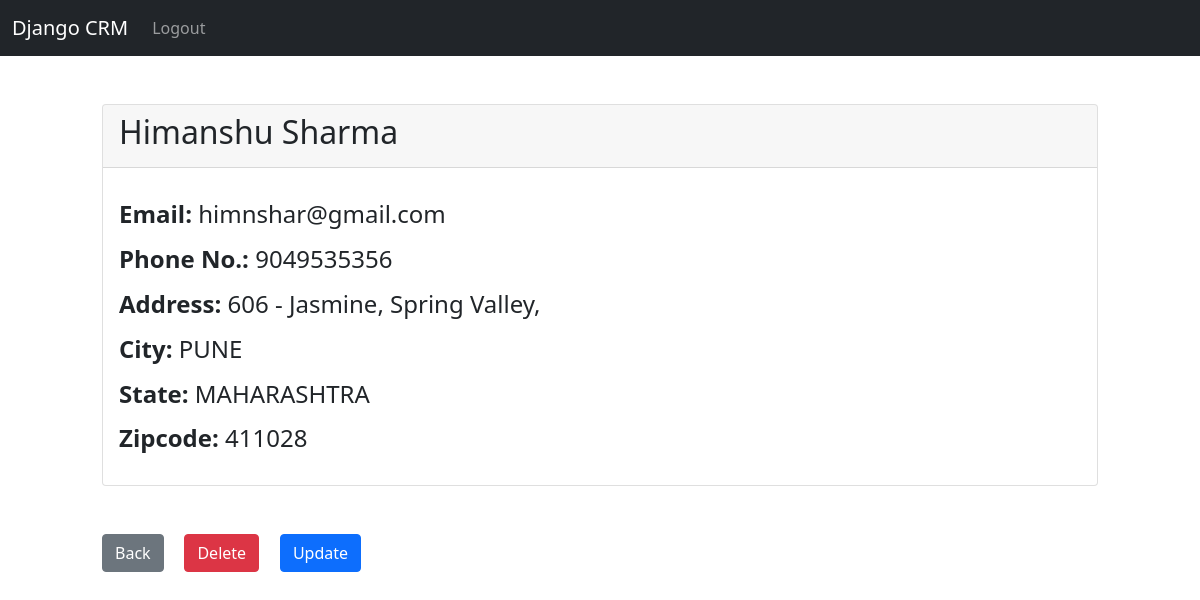
The page /record/1 (signed in) on the database its author committed.
### website/models.py (models this page shows, shortened)
class Records(models.Model):
    created_at = models.DateTimeField(auto_now_add = True)
    first_name = models.CharField(max_length = 50)
    last_name = models.CharField(max_length = 50)
    email = models.EmailField(max_length = 100)
    phone = models.CharField(max_length = 50)
    address = models.CharField(max_length = 200)
    city = models.CharField(max_length = 30)
    state = models.CharField(max_length = 30)
    zipcode = models.CharField(max_length = 10)

### website/views.py (the view)
# urls.py: path('record/<int:pk>', views.view_record, name='view'),
def view_record(request,pk):
    if request.user.is_authenticated:
        customer_record = Records.objects.get(id=pk)
        return render(request,'record.html',{'customer_record': customer_record})
    else:
        messages.success(request,"You must be logged in to view that page!")
        return redirect('home')

### website/templates/record.html (shortened to what this page needs)
{% extends 'base.html' %}
{% block content%}
<div class="row">
    <div class=col-1></div>
        <div class=col-10>
            <div class="col-auto mb-3">
            <br>
            <div class="card">
                <div class="card-header">
                    <p class="h2"> {{ customer_record.first_name }} {{customer_record.last_name}}</p>
                </div>
                <div class="card-body">
                    <p class="card-text">
                        <p class="h4">
                            <strong>
                                Email:
                            </strong>
                            {{ customer_record.email }}
                        </p>
                    </p>
                    <p class="card-text">
                        <p class="h4">
                            <strong>
                                Phone No.:
                            </strong>
                            {{ customer_record.phone }}
                        </p>
                    </p>
                    <p class="card-text">
                        <p class="h4">
                            <strong>
                                Address:
                            </strong>
                            {{ customer_record.address }}
                        </p>
                    </p>
                    <p class="card-text">
                        <p class="h4">
                            <strong>
                                City:
                            </strong>
                            {{ customer_record.city }}
                        </p>
                    </p>
                    <p class="card-text">
                        <p class="h4">
                            <strong>
                                State:
                            </strong>
                            {{ customer_record.state }}
                        </p>
                    </p>
                    <p class="card-text">
                        <p class="h4">
                            <strong>
                                Zipcode:
                            </strong>
                            {{ customer_record.zipcode }}
                        </p>
                    </p>
                </div>
             </div>
            <br><br>
            <a href="{% url 'home' %}" class="btn btn-secondary">Back</a>&nbsp;&nbsp;&nbsp;&nbsp;
            <a href="{% url 'delete' customer_record.id %}" class="btn btn-danger">Delete</a>&nbsp;&nbsp;&nbsp;&nbsp;
            <a href="{% url 'update' customer_record.id %}" class="btn btn-primary">Update</a>&nbsp;&nbsp;&nbsp;&nbsp;
            </div>
        </div>
    </div>
{% endblock %}

### rows shown on the page
Records: first_name "Himanshu", last_name "Sharma", email "himnshar@gmail.com", phone "9049535356", address "606 - Jasmine, Spring Valley,", city "PUNE", state "MAHARASHTRA", zipcode "411028"
